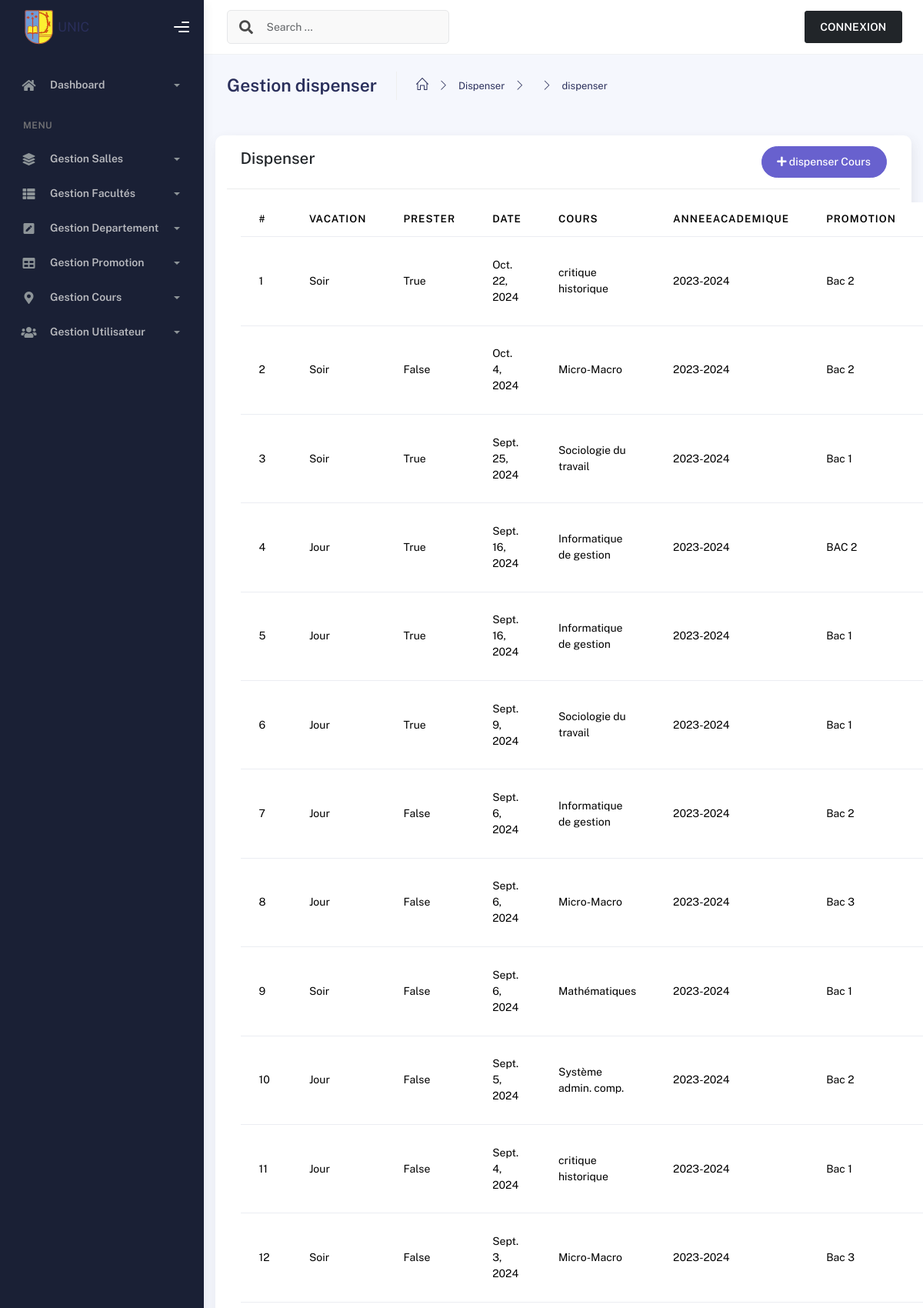
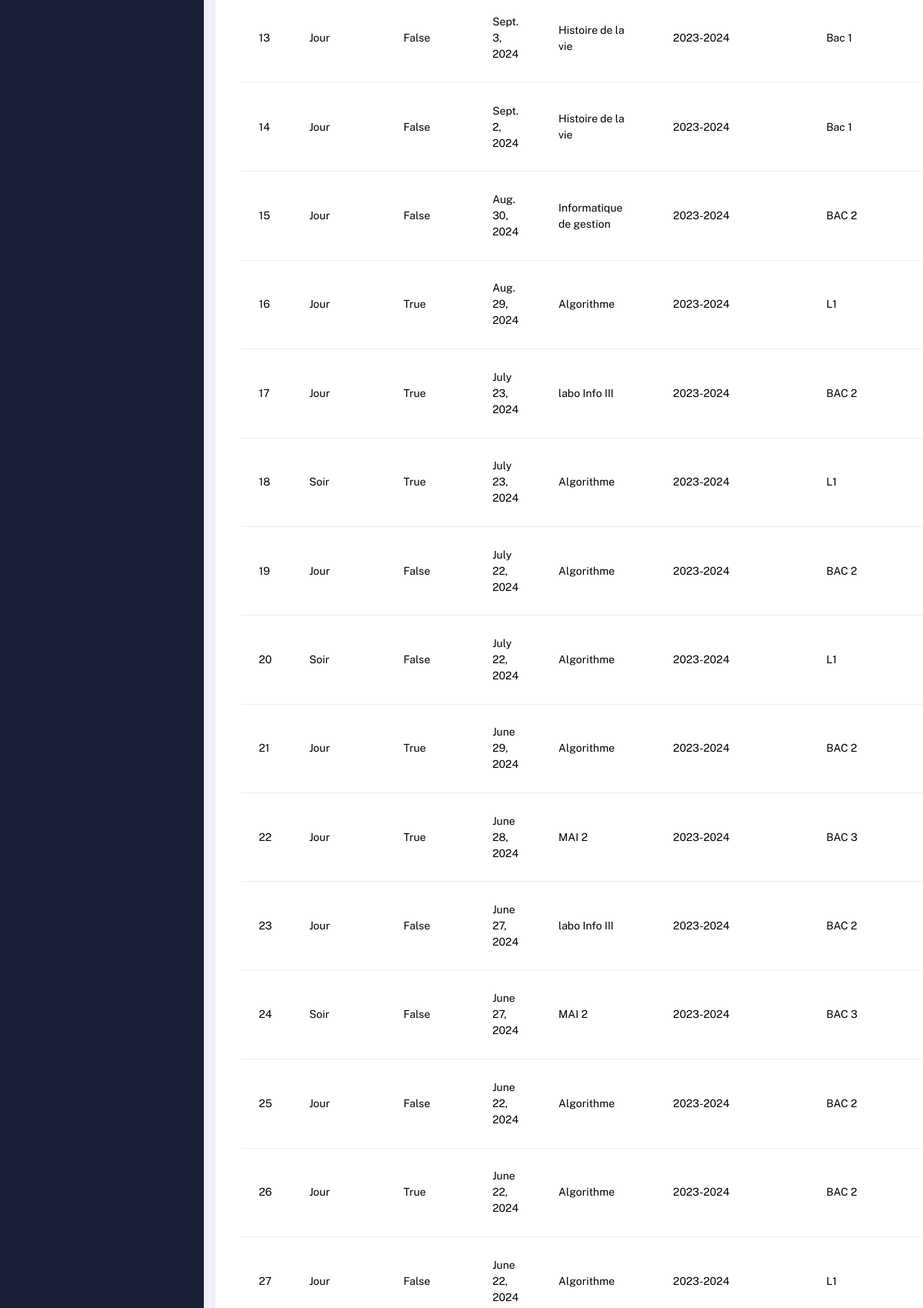
Screenshot of /dispenser-cours/ (upper part) with the database file from the repository (2 pictures, top to bottom).
### cours/models.py (models this page shows)
class Dispenser(SoftDeleteModel):
    vacation = models.CharField(
        max_length=50, choices=[("Jour", "Jour"), ("Soir", "Soir")]
    )
    prester = models.BooleanField(default=False)
    date = models.DateField()
    cours = models.ForeignKey(Cours, on_delete=models.CASCADE)
    anneeAcademique = models.ForeignKey(AnneeAcademique, on_delete=models.CASCADE)
    promotion = models.ForeignKey(Promotion, on_delete=models.CASCADE)
    departement = models.ForeignKey(Departement, on_delete=models.CASCADE)
    salle = models.ForeignKey(Salle, on_delete=models.CASCADE)
    class Meta:
        ordering = ("-date",)

class Cours(SoftDeleteModel):
    designation = models.CharField(max_length=50)
    class Meta:
        ordering = ("designation",)
    def __str__(self):
        return self.designation

### anneeAcademiques/models.py (models this page shows)
class AnneeAcademique(SoftDeleteModel):
    designation = models.CharField(max_length=50)
    class Meta:
        ordering = ("-id",)
    def __str__(self):
        return self.designation

### promotions/models.py (models this page shows)
class Promotion(SoftDeleteModel):
    designation = models.CharField(max_length=50)
    actif = models.BooleanField(default=True)
    class Meta:
        ordering=("designation",)
    def __str__(self):
        return self.designation

### cours/views.py (the view)
# urls.py: path("dispenser-cours/", views.dispenser_cours_list, name="dispenser-cours-list"),
def dispenser_cours_list(request):
    context = {
        'cours': Cours.objects.all(),
        'attribuers': Attribuer.objects.all(),
        'salles': Salle.objects.all(),
        'dispensers': Dispenser.objects.all(),
        'promotions': Promotion.objects.all(),
        'departements': Departement.objects.all(),
        'anneeAcademiques': AnneeAcademique.objects.all(),
    }
    return render(request, 'cours/dispenser-cours/list.html', context)

### facultes/models.py (called while the page is built)
    def __str__(self):
        return self.designation

### salles/models.py (called while the page is built)
    def __str__(self):
        return self.designation

### templates/cours/dispenser-cours/list.html (shortened to what this page needs)
{% extends "../../core/index.html" %} {% load static %} {% block content %}
<div class="container">
    <div class="page-inner">
        <div class="page-header mb-0">
            <h3 class="fw-bold mb-1">Gestion dispenser</h3>
            <ul class="breadcrumbs mb-1">
                <li class="nav-home">
                    <a href="#">
                        <i class="icon-home"></i>
                    </a>
                </li>
                <li class="separator">
                    <i class="icon-arrow-right"></i>
                </li>
                <li class="nav-item">
                    <a href="#">Dispenser</a>
                </li>
                <li class="separator">
                    <i class="icon-arrow-right"></i>
                </li>
                <li class="separator">
                    <i class="icon-arrow-right"></i>
                </li>
                <li class="nav-item">
                    <a href="#">dispenser</a>
                </li>
            </ul>
        </div>
        <div class="row mt-5">
            <div class="col-md-12 card">
                <div class="card-header">
                    <div class="row d-flex justify-content-between">
                        <div class="col-md-6 col-4">
                            <h4>Dispenser</h4>
                        </div>
                            <div class="col-md-6 col-4 text-end">
                                <button class="btn btn-secondary btn-round" data-bs-toggle="modal" data-bs-target="#modelAdddispenser">
                                    <i class="fa fa-plus" title='ajouter une nouvelle option option'></i>  dispenser Cours
                                </button>
                            </div>
                    </div>
                </div>
                <div class="card-body">
                    <table class="table table-hover" id='statistiquesInscr'>
                        <thead>
                            <tr>
                                <th scope="col">#</th>
                                <th scope="col">vacation</th>
                                <th scope="col">prester</th>
                                <th scope="col">date</th>
                                <th scope="col">cours</th>
                                <th scope="col">anneeAcademique</th>
                                <th scope="col">promotion</th>
                                <th scope="col">departement</th>
                            </tr>
                        </thead>
                        <tbody>
                            {% for dispenser in dispensers %}
                            <tr>
                                <td>{{ forloop.counter }}</td>
                                <td>{{dispenser.vacation}}</td>
                                <td>{{dispenser.prester}}</td>
                                <td>{{dispenser.date}}</td>
                                <td>{{dispenser.cours}}</td>
                                <td>{{dispenser.anneeAcademique}}</td>
                                <td>{{dispenser.promotion}}</td>
                                <td>{{dispenser.departement}}</td>
                            </tr>
                            {% endfor %}
                        </tbody>
                    </table>
                </div>
            </div>
        </div>
    </div>
</div>
{% endblock content %}

### rows the page displays
Dispenser: vacation "Soir", prester "True", date "Oct. 22, 2024", cours "critique historique", anneeAcademique "2023-2024", promotion "Bac 2"
Dispenser: vacation "Soir", prester "False", date "Oct. 4, 2024", cours "Micro-Macro", anneeAcademique "2023-2024", promotion "Bac 2"
Dispenser: vacation "Soir", prester "True", date "Sept. 25, 2024", cours "Sociologie du travail", anneeAcademique "2023-2024", promotion "Bac 1"
Dispenser: vacation "Jour", prester "True", date "Sept. 16, 2024", cours "Informatique de gestion", anneeAcademique "2023-2024", promotion "BAC 2"
Dispenser: vacation "Jour", prester "True", date "Sept. 16, 2024", cours "Informatique de gestion", anneeAcademique "2023-2024", promotion "Bac 1"
Dispenser: vacation "Jour", prester "True", date "Sept. 9, 2024", cours "Sociologie du travail", anneeAcademique "2023-2024", promotion "Bac 1"
Dispenser: vacation "Jour", prester "False", date "Sept. 6, 2024", cours "Informatique de gestion", anneeAcademique "2023-2024", promotion "Bac 2"
Dispenser: vacation "Jour", prester "False", date "Sept. 6, 2024", cours "Micro-Macro", anneeAcademique "2023-2024", promotion "Bac 3"
Dispenser: vacation "Soir", prester "False", date "Sept. 6, 2024", cours "Mathématiques", anneeAcademique "2023-2024", promotion "Bac 1"
Dispenser: vacation "Jour", prester "False", date "Sept. 5, 2024", cours "Système admin. comp.", anneeAcademique "2023-2024", promotion "Bac 2"
Dispenser: vacation "Jour", prester "False", date "Sept. 4, 2024", cours "critique historique", anneeAcademique "2023-2024", promotion "Bac 1"
Dispenser: vacation "Soir", prester "False", date "Sept. 3, 2024", cours "Micro-Macro", anneeAcademique "2023-2024", promotion "Bac 3"
Dispenser: vacation "Jour", prester "False", date "Sept. 3, 2024", cours "Histoire de la vie", anneeAcademique "2023-2024", promotion "Bac 1"
Dispenser: vacation "Jour", prester "False", date "Sept. 2, 2024", cours "Histoire de la vie", anneeAcademique "2023-2024", promotion "Bac 1"
Dispenser: vacation "Jour", prester "False", date "Aug. 30, 2024", cours "Informatique de gestion", anneeAcademique "2023-2024", promotion "BAC 2"
Dispenser: vacation "Jour", prester "True", date "Aug. 29, 2024", cours "Algorithme", anneeAcademique "2023-2024", promotion "L1"
Dispenser: vacation "Jour", prester "True", date "July 23, 2024", cours "labo Info III", anneeAcademique "2023-2024", promotion "BAC 2"
Dispenser: vacation "Soir", prester "True", date "July 23, 2024", cours "Algorithme", anneeAcademique "2023-2024", promotion "L1"
Dispenser: vacation "Jour", prester "False", date "July 22, 2024", cours "Algorithme", anneeAcademique "2023-2024", promotion "BAC 2"
Dispenser: vacation "Soir", prester "False", date "July 22, 2024", cours "Algorithme", anneeAcademique "2023-2024", promotion "L1"
Dispenser: vacation "Jour", prester "True", date "June 29, 2024", cours "Algorithme", anneeAcademique "2023-2024", promotion "BAC 2"
Dispenser: vacation "Jour", prester "True", date "June 28, 2024", cours "MAI 2", anneeAcademique "2023-2024", promotion "BAC 3"
Dispenser: vacation "Jour", prester "False", date "June 27, 2024", cours "labo Info III", anneeAcademique "2023-2024", promotion "BAC 2"
Dispenser: vacation "Soir", prester "False", date "June 27, 2024", cours "MAI 2", anneeAcademique "2023-2024", promotion "BAC 3"
Dispenser: vacation "Jour", prester "False", date "June 22, 2024", cours "Algorithme", anneeAcademique "2023-2024", promotion "BAC 2"
Dispenser: vacation "Jour", prester "True", date "June 22, 2024", cours "Algorithme", anneeAcademique "2023-2024", promotion "BAC 2"
Dispenser: vacation "Jour", prester "False", date "June 22, 2024", cours "Algorithme", anneeAcademique "2023-2024", promotion "L1"
